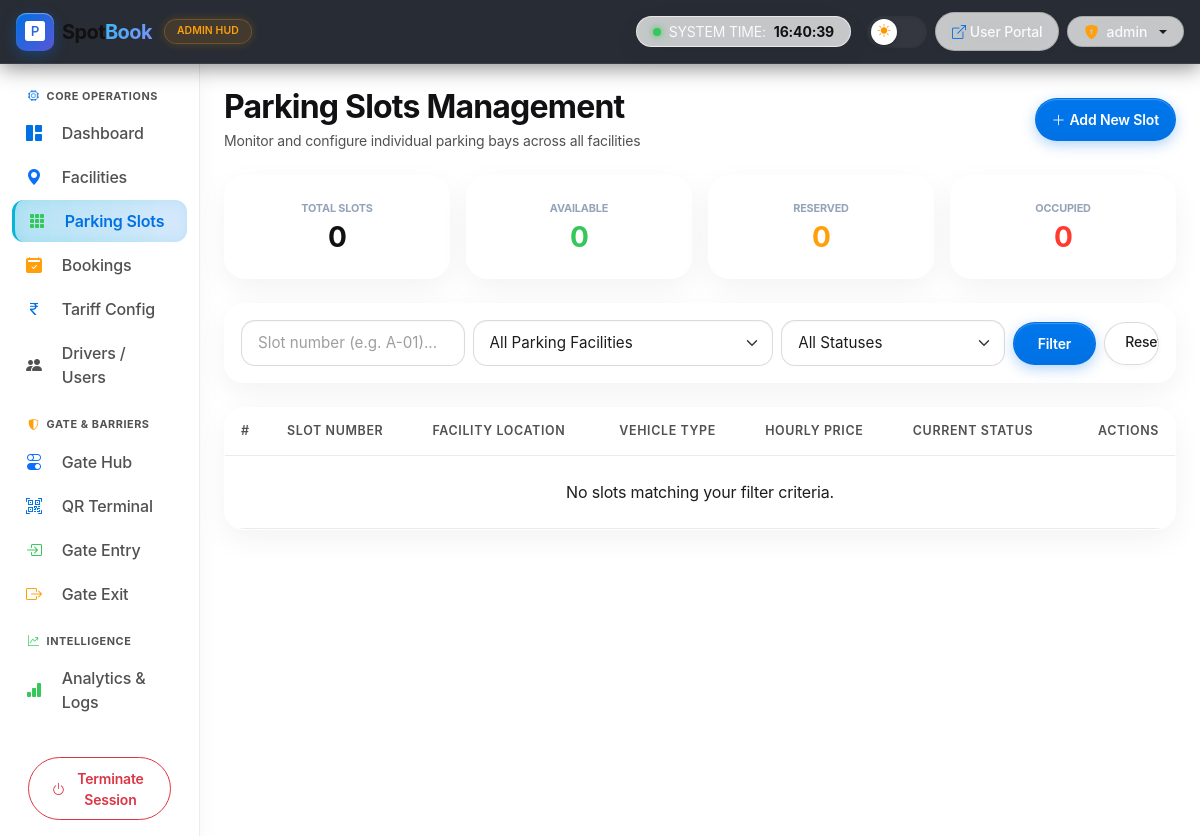
/admin_app/parking/slots/?location=2 (signed in), run on an earlier commit of the app's database.
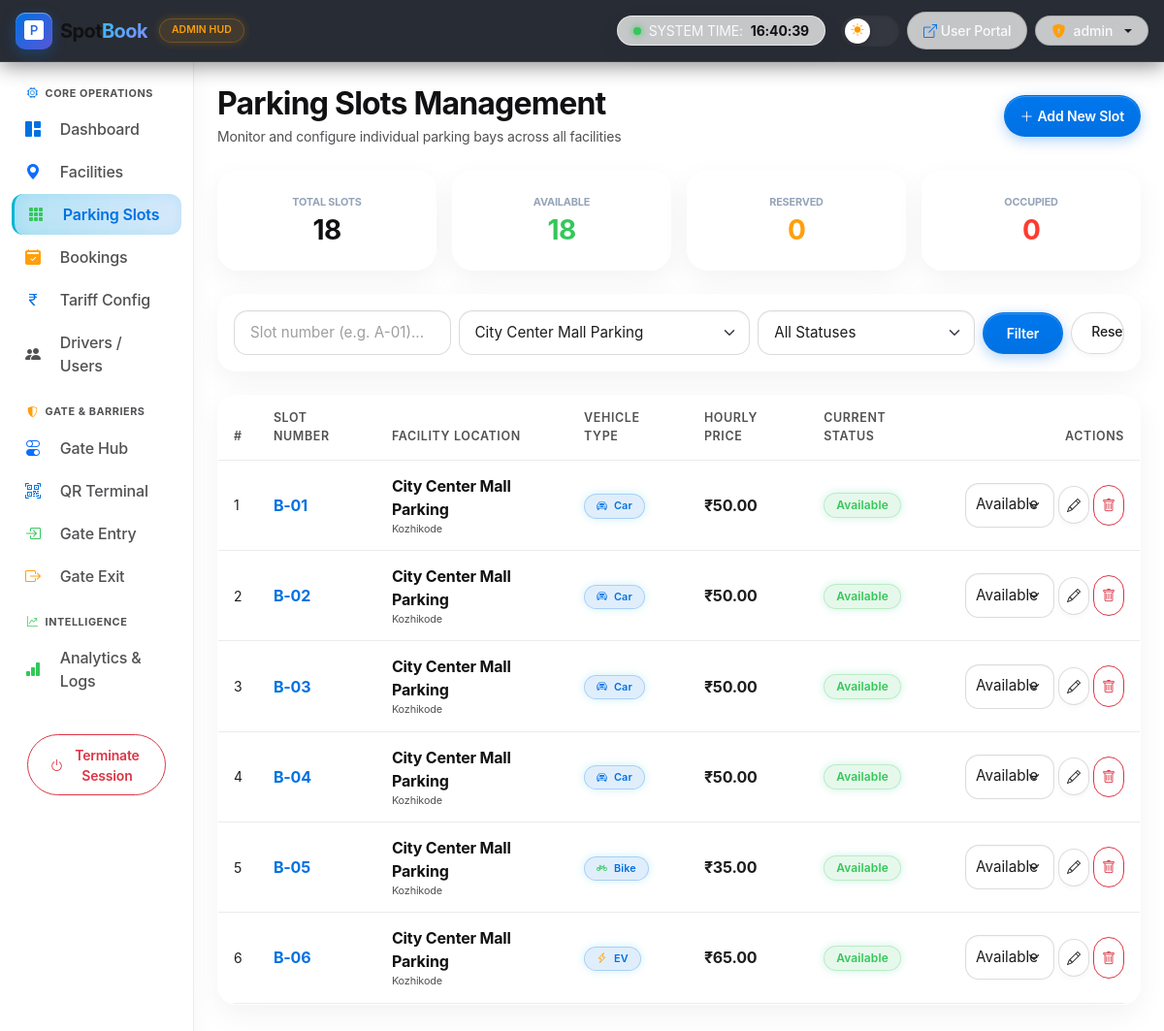
And on a later commit of the database.
### admin_app/models.py (models this page shows, shortened)
class ParkingSlotTable(models.Model):
    STATUS_CHOICES = (
        ('Available', 'Available'),
        ('Reserved', 'Reserved'),
        ('Occupied', 'Occupied'),
    )
    LOCATIONID = models.ForeignKey(ParkingLocationTable, on_delete=models.CASCADE)
    slot_number = models.CharField(max_length=10)
    slot_type = models.CharField(max_length=20, default="Car") # Car, Bike, EV
    status = models.CharField(max_length=20, choices=STATUS_CHOICES, default="Available")
    price_per_hour = models.DecimalField(max_digits=6, decimal_places=2, default=50.00)
    is_active = models.BooleanField(default=True)
    created_at = models.DateTimeField(auto_now_add=True, null=True, blank=True)

class ParkingLocationTable(models.Model):
    name = models.CharField(max_length=100)
    address = models.TextField()
    city = models.CharField(max_length=100, default='Kozhikode')
    description = models.TextField(blank=True, default='')
    total_slots = models.IntegerField(default=0)
    rate_per_hour = models.DecimalField(max_digits=6, decimal_places=2, default=50.00)
    is_active = models.BooleanField(default=True)
    created_at = models.DateTimeField(auto_now_add=True, null=True, blank=True)

### admin_app/views.py (the view, shortened to what this page needs)
# urls.py: path('parking/slots/', ParkingSlots.as_view(), name='ParkingSlots'),
class ParkingSlots(View):
    def get(self, request):
        if request.session.get('usertype') != 'admin':
            return redirect('login')
        search_query = request.GET.get('search', '').strip()
        location_id = request.GET.get('location', '').strip()
        status_filter = request.GET.get('status', '').strip()
        slots = ParkingSlotTable.objects.select_related('LOCATIONID').filter(is_active=True).order_by('LOCATIONID__name', 'slot_number')
        if search_query:
            slots = slots.filter(slot_number__icontains=search_query)
        if location_id:
            slots = slots.filter(LOCATIONID_id=location_id)
        if status_filter:
            slots = slots.filter(status__iexact=status_filter)
        locations = ParkingLocationTable.objects.filter(is_active=True).order_by('name')
        total_slots = ParkingSlotTable.objects.filter(is_active=True).count()
        available_slots = ParkingSlotTable.objects.filter(is_active=True, status='Available').count()
        reserved_slots = ParkingSlotTable.objects.filter(is_active=True, status='Reserved').count()
        occupied_slots = ParkingSlotTable.objects.filter(is_active=True, status='Occupied').count()
        context = {
            'slots': slots,
            'locations': locations,
            'total_slots': total_slots,
            'available_slots': available_slots,
            'reserved_slots': reserved_slots,
            'occupied_slots': occupied_slots,
            'search_query': search_query,
            'selected_location': location_id,
            'status_filter': status_filter,
        }
        return render(request, 'admin/parking_slots.html', context)

### templates/admin/parking_slots.html (shortened to what the changed rows need)
{% extends 'admin/base.html' %}
{% block body %}
<div class="d-flex justify-content-between align-items-center mb-4 flex-wrap gap-3">
    <div>
        <h2 class="fw-bold mb-1">Parking Slots Management</h2>
    </div>
</div>
<div class="row g-3 mb-4">
    <div class="col-sm-6 col-md-3">
        <div class="kpi-card text-center p-3 shadow-sm h-100">
            <span class="text-muted fs-xxs text-uppercase fw-bold d-block mb-1">Total Slots</span>
            <h3 class="fw-bold mb-0">{{ total_slots }}</h3>
        </div>
    </div>
    <div class="col-sm-6 col-md-3">
        <div class="kpi-card text-center p-3 shadow-sm h-100">
            <span class="text-muted fs-xxs text-uppercase fw-bold d-block mb-1">Available</span>
            <h3 class="fw-bold text-success mb-0">{{ available_slots }}</h3>
        </div>
    </div>
</div>
<div class="glass-panel p-3 rounded-4 mb-4 shadow-sm">
    <form method="GET" action="{% url 'ParkingSlots' %}" class="row g-2 align-items-center">
        <div class="col-md-4">
            <select name="location" class="form-select form-select-sm">
                <option value="">All Parking Facilities</option>
                {% for loc in locations %}
                <option value="{{ loc.id }}" {% if selected_location == loc.id|stringformat:"s" %}selected{% endif %}>{{ loc.name }}</option>
                {% endfor %}
            </select>
        </div>
    </form>
</div>
<div class="glass-panel rounded-4 overflow-hidden mb-4 shadow-sm">
    <div class="table-responsive">
        <table class="table table-hover align-middle mb-0">
            <thead>
                <tr>
                    <th>#</th>
                    <th>Slot Number</th>
                    <th>Facility Location</th>
                    <th>Vehicle Type</th>
                    <th>Hourly Price</th>
                    <th>Current Status</th>
                    <th class="text-end">Actions</th>
                </tr>
            </thead>
            <tbody>
                {% for s in slots %}
                <tr>
                    <td class="text-muted small">{{ forloop.counter }}</td>
                    <td>
                        <strong class="text-info fs-6">{{ s.slot_number }}</strong>
                    </td>
                    <td>
                        <strong class="text-white">{{ s.LOCATIONID.name }}</strong>
                        <div class="text-muted fs-xxs">{{ s.LOCATIONID.city }}</div>
                    </td>
                    <td>
                        <span class="badge badge-cyber-info fs-xxs">
                            {% if s.slot_type == 'EV' %}<i class="bi bi-lightning-charge text-warning me-1"></i>
                            {% elif s.slot_type == 'Bike' %}<i class="bi bi-bicycle text-success me-1"></i>
                            {% else %}<i class="bi bi-car-front text-info me-1"></i>{% endif %}
                            {{ s.slot_type }}
                        </span>
                    </td>
                    <td class="fw-bold text-success">₹{{ s.price_per_hour }}</td>
                    <td>
                        <span class="badge {% if s.status == 'Available' %}badge-cyber-success{% elif s.status == 'Reserved' %}badge-cyber-warning{% else %}badge-cyber-danger{% endif %} rounded-pill">
                            {{ s.status }}
                        </span>
                    </td>
                    <td class="text-end">
                        <div class="d-inline-flex gap-1 align-items-center">
                            <form method="POST" action="{% url 'ParkingSlots' %}" class="d-inline-flex align-items-center gap-1">
                                <select name="status" class="form-select form-select-sm" style="width: auto; padding: 4px 10px;" onchange="this.form.submit()">
                                    <option value="Available" {% if s.status == 'Available' %}selected{% endif %}>Available</option>
                                </select>
                            </form>
                            <button type="button" class="btn btn-sm btn-outline-cyber rounded-pill px-2" data-bs-toggle="modal" data-bs-target="#editSlotModal{{ s.id }}">
                                <i class="bi bi-pencil"></i>
                            </button>
                            <form method="POST" action="{% url 'ParkingSlots' %}" class="d-inline" onsubmit="return confirm('Delete slot {{ s.slot_number }}?');">
                                <button type="submit" class="btn btn-sm btn-outline-danger rounded-pill px-2">
                                    <i class="bi bi-trash"></i>
                                </button>
                            </form>
                        </div>
                    </td>
                </tr>
                {% empty %}
                <tr>
                    <td colspan="7" class="text-center py-4 text-muted">No slots matching your filter criteria.</td>
                </tr>
                {% endfor %}
            </tbody>
        </table>
    </div>
</div>
{% endblock %}

What changed in the data, as far as the page shows it:
added ParkingSlotTable: slot_number "B-01", LOCATIONID.name "City Center Mall Parking", LOCATIONID.city "Kozhikode", slot_type "Car", price_per_hour "50.00", status "Available"
added ParkingSlotTable: slot_number "B-02", LOCATIONID.name "City Center Mall Parking", LOCATIONID.city "Kozhikode", slot_type "Car", price_per_hour "50.00", status "Available"
added ParkingSlotTable: slot_number "B-03", LOCATIONID.name "City Center Mall Parking", LOCATIONID.city "Kozhikode", slot_type "Car", price_per_hour "50.00", status "Available"
added ParkingSlotTable: slot_number "B-04", LOCATIONID.name "City Center Mall Parking", LOCATIONID.city "Kozhikode", slot_type "Car", price_per_hour "50.00", status "Available"
added ParkingSlotTable: slot_number "B-05", LOCATIONID.name "City Center Mall Parking", LOCATIONID.city "Kozhikode", slot_type "Bike", price_per_hour "35.00", status "Available"
added ParkingSlotTable: slot_number "B-06", LOCATIONID.name "City Center Mall Parking", LOCATIONID.city "Kozhikode", slot_type "EV", price_per_hour "65.00", status "Available"
Also different on the page:
{{ total_slots }}: "0" → "18"
{{ available_slots }}: "0" → "18"
form field location: "All Parking Facilities" → "City Center Mall Parking"
text no longer shown: "No slots matching your filter criteria."
